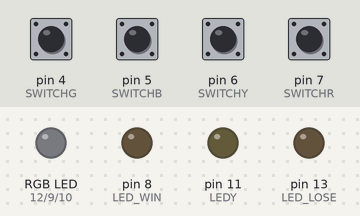
Recording of a sketch running on a simulated Arduino Uno, built with avr-gcc and run on an emulated ATmega328P. Shown: an RGB LED mixed from three pins (HIGH = lit), output pins drawn as LEDs (lit = HIGH). Dashed ring = blinking. The test bench sets the inputs (shaded band); at power-on: pin 4 (SWITCHG), pin 5 (SWITCHB), pin 6 (SWITCHY), pin 7 (SWITCHR) LOW. Random numbers use the default seed unless the sketch sets one.

Above: at 1.8 s.
1.9 s: pin 4 (SWITCHG) pulled HIGH for 0.15 s
At 2.6 s:
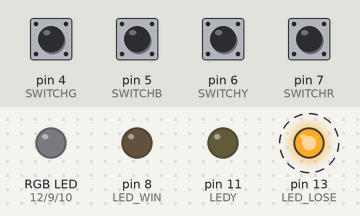
At 7.79 s:
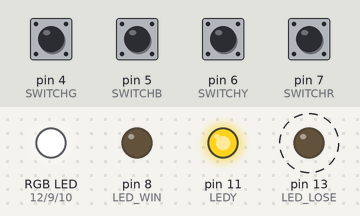
Timing chart, 0 to 10.6 s (numbered marks = the images above; inputs shaded):
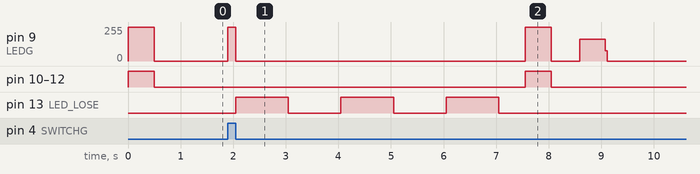

Measured:
- after the input at 1.9 s, pin 10 (LEDB), pin 11 (LEDY), pin 12 (LEDR): LOW → HIGH after 5.7 s, → LOW 0.50 s later; pin 13 (LED_LOSE): alternates HIGH for 1.0 s and LOW for 1.0 s, 6 changes in all, then stays LOW, starting after 0.15 s

The sketch:

l8_simongame1.ino
```cpp
/* Name: Linda Nguyen
 *
 * Date: April 12th, 2023
 * Purpose: Create a program that imitates the 'Simon' Game
 */

//define constants etc.
#define LED_LOSE 13
#define LEDR 12
#define LEDY 11
#define LEDB 10
#define LEDG 9
#define LED_WIN 8

#define SWITCHR 7
#define SWITCHY 6
#define SWITCHB 5
#define SWITCHG 4

#define PERIOD 1000
#define ROUNDS 5
#define ENDLEVEL 6

#define TRUE 1
#define FALSE 0

void ledSwitch(bool STATE){
  digitalWrite(LEDR,STATE);
  digitalWrite(LEDY,STATE);
  digitalWrite(LEDB,STATE);
  digitalWrite(LEDG,STATE);
}

void gameStart(int level){
  unsigned long timei = millis();
  if(level == 1){
    while(millis()-timei < 0.5*PERIOD){
      ledSwitch(HIGH);
    }
    timei = millis();

    while(millis()-timei < 0.5*PERIOD){
      ledSwitch(LOW);
    }
  }
}

void randNumGen(int randomNums[], int level){
  if(level == 1){
    for(int rounds = 0; rounds < ROUNDS; rounds++){
      randomNums[rounds] = random(LEDG,LED_LOSE);
    }
  }
}

int push(void){
  int buttonPushed = 0;
  unsigned long outerTimer;
  while(millis()-outerTimer < 2.5*PERIOD && buttonPushed == 0){
    unsigned long innerTimer = millis();
    while(digitalRead(SWITCHR) == HIGH){
      digitalWrite(LEDR,HIGH);
      if(millis()-innerTimer > 0.05*PERIOD){
        buttonPushed = LEDR;
      }
    }
    while(digitalRead(SWITCHY) == HIGH){
      digitalWrite(LEDY,HIGH);
      if(millis()-innerTimer > 0.05*PERIOD){
        buttonPushed = LEDY;
      }
    }
    while(digitalRead(SWITCHB) == HIGH){
      digitalWrite(LEDB,HIGH);
      if(millis()-innerTimer > 0.05*PERIOD){
        buttonPushed = LEDB;
      }
    }
    while(digitalRead(SWITCHG) == HIGH){
      digitalWrite(LEDG,HIGH);
      if(millis()-innerTimer > 0.05*PERIOD){
        buttonPushed = LEDG;
      }
    }
  }
  ledSwitch(LOW);
  return buttonPushed;
}

int badPush(int lost){
  int badPush = push();
  if(lost == FALSE && badPush != FALSE){
    lost = TRUE;
  }
  return lost;
}

int simon(int level, int randomNums[], int lost){
  unsigned long timei = millis();
  for(int sequence = 0; sequence < level && lost == FALSE; sequence++){
      lost = badPush(lost);
      while(millis()-timei < 0.5*PERIOD){
        digitalWrite(randomNums[sequence], HIGH);
      lost = badPush(lost);
      }
      lost = badPush(lost);
      timei = millis();
      while(millis()-timei < 0.25*PERIOD){
        digitalWrite(randomNums[sequence],LOW);
      }
  }
  return lost;
}

void endLeds(int led){
    digitalWrite(led,HIGH);
    delay(1000);
    digitalWrite(led,LOW);
    delay(1000);
    digitalWrite(led,HIGH);
    delay(1000);
    digitalWrite(led,LOW);
    delay(1000);
    digitalWrite(led,HIGH);
    delay(1000);
    digitalWrite(led, LOW);
}

int simonSays(int level, int randomNums[], int lost){
  for(int copySequence = 0;(copySequence < level && lost == FALSE); copySequence++){
      unsigned long timei = millis();
      int buttonPushed = 0;

    while(buttonPushed == 0){
      buttonPushed = push();
    }
    if(buttonPushed != randomNums[copySequence] || millis()-timei > 4*PERIOD){
      lost = TRUE;
    }
  }
  return lost;
}

int gameEnd(int level, int lost){
  unsigned long timei = millis();
  while(millis()-timei < PERIOD){
    if(level == ROUNDS){
      if(lost == FALSE){
        endLeds(LED_WIN);
      }
      level = ENDLEVEL;
    }
    if(lost == TRUE){
      endLeds(LED_LOSE);
      level = ENDLEVEL;
    }

    if(level < ROUNDS){
      digitalWrite(LED_WIN,HIGH);
      delay(500);
      digitalWrite(LED_WIN,LOW);
    }
    delay(500);
  }
  return level;
}
void setup() {
  pinMode(LED_LOSE, OUTPUT);
  pinMode(LEDR, OUTPUT);
  pinMode(LEDY, OUTPUT);
  pinMode(LEDB, OUTPUT);
  pinMode(LEDG, OUTPUT);
  pinMode(LED_WIN, OUTPUT);
  //Setting the LEDS as outputs

  pinMode(SWITCHR, INPUT);
  pinMode(SWITCHY, INPUT);
  pinMode(SWITCHB, INPUT);
  pinMode(SWITCHG, INPUT);
  //Setting the push buttons as inputs

  randomSeed(analogRead(0));
}
//main program loop
void loop() {
  unsigned long timei;
  int randomNums[ROUNDS];
  int lost = FALSE;

  for(int level = 1; level < ENDLEVEL; level++){
    gameStart(level);
    randNumGen(randomNums,level);
    lost = badPush(lost);
    lost = simon(level, randomNums, lost);
    lost = simonSays(level, randomNums, lost);
    level = gameEnd(level, lost);
    }
  }
```
